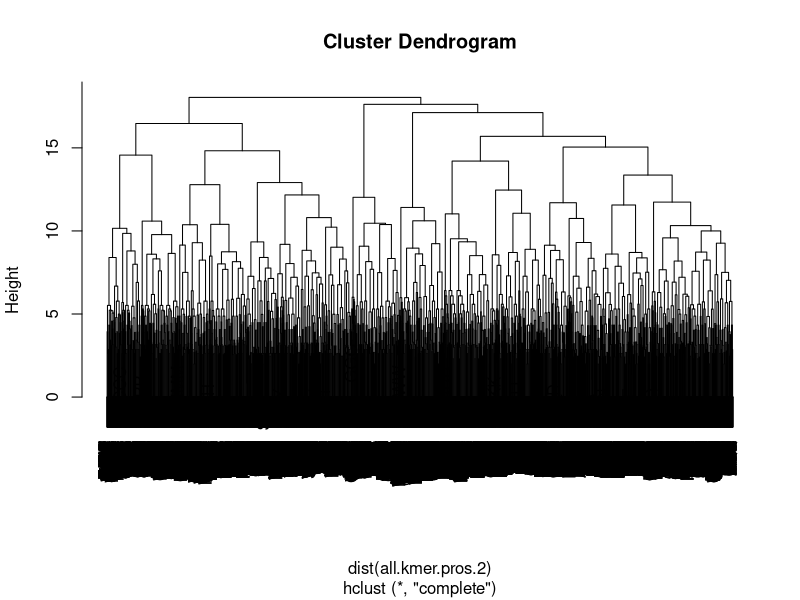

Generate this figure with R: (Note: this script raises an error after producing the figure.)
## ---- chunk 1
knitr::opts_chunk$set(echo = TRUE)

library(tidyverse)
library(ggplot2)
library(reshape2)
## ---- chunk 2
props <- read_tsv("aa_property_table.txt")
aas <- props$amino_acid

props.1 <- props %>%
  mutate(aa = amino_acid) %>%
  select(-amino_acid) %>%
  melt()
## ---- chunk 3
all.kmers <- tibble(aa1 = aas) %>% 
  merge(tibble(aa2 = aas)) %>% 
  merge(tibble(aa3 = aas)) %>%
  mutate(kmer = paste0(aa1, aa2, aa3)) %>%
  melt(id = "kmer", value.name = "aa") %>%
  mutate(pos = substr(variable, 3, 3)) %>%
  select(-variable)
## ---- chunk 4
all.kmer.pros <- all.kmers %>%
  merge(props.1)
## ---- chunk 5
all.kmer.pros.1 <- all.kmer.pros %>%
  dcast(kmer ~ variable, value.var = "value", fun.aggregate = sum)
## ---- chunk 6
all.kmer.pros.2 <- all.kmer.pros.1 %>%
  select(-kmer)
all.kmer.pros.2 <- as.matrix(all.kmer.pros.2)
rownames(all.kmer.pros.2) <- all.kmer.pros.1$kmer

clust <- hclust(dist(all.kmer.pros.2))
## ---- chunk 7
# epitope cdr3 pos kmer

# epitope cdr3 pos cluster

# epitope cluster
## ---- chunk 8
plot(clust)

cutree(clust, 10)
## ---- chunk 9
p(kmer, epitope)
